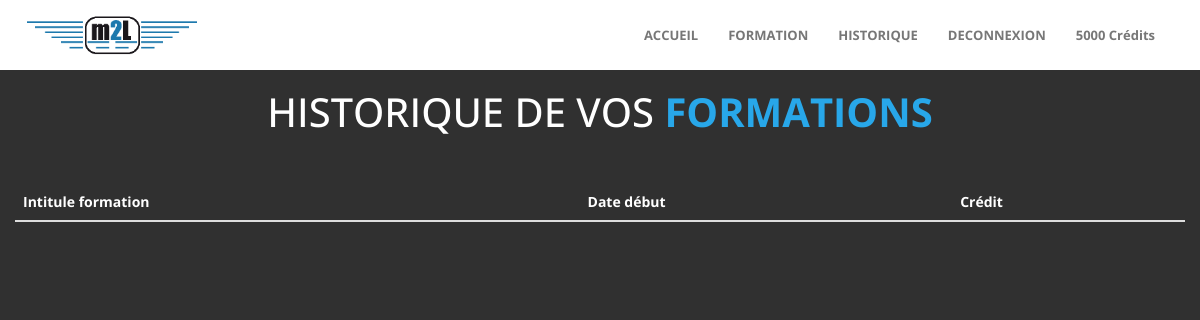
Page /historique (signed in) on the earlier database version.
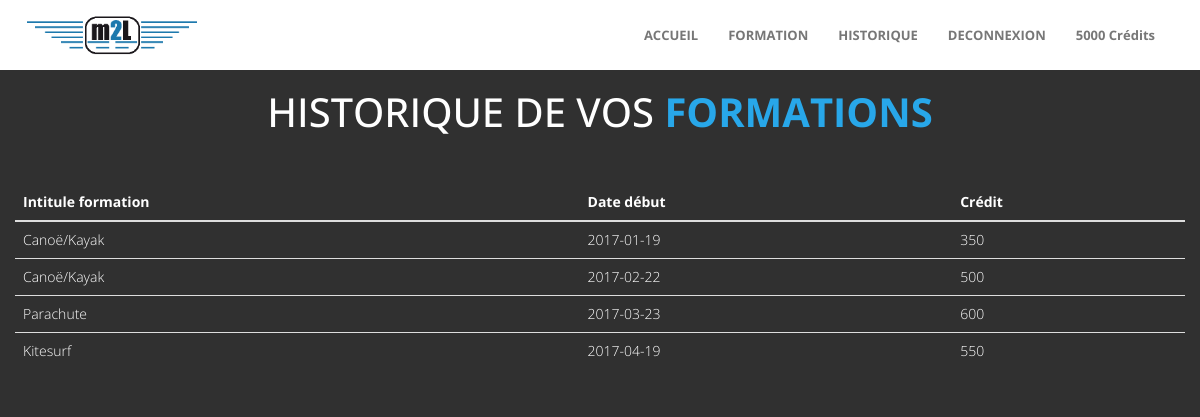
Same page on the later database version.
### tables this page shows
CREATE TABLE `user` (
  `id_s` int(11) NOT NULL,
  `id_chef` int(11) NOT NULL,
  `nom` varchar(255) NOT NULL,
  `prenom` varchar(255) NOT NULL,
  `email` varchar(255) NOT NULL,
  `identifiant` varchar(255) NOT NULL,
  `mdp` varchar(255) NOT NULL,
  `credit` int(11) NOT NULL,
  `nbr_jour` int(11) NOT NULL,
  `chef` tinyint(1) NOT NULL
);

CREATE TABLE `formation` (
  `id_f` int(11) NOT NULL,
  `titre` varchar(255) NOT NULL,
  `duree` int(11) NOT NULL,
  `cout` int(11) NOT NULL,
  `date_debut` date NOT NULL,
  `nb_place` int(11) NOT NULL,
  `contenu` text NOT NULL,
  `lieu` varchar(255) NOT NULL,
  `image` varchar(255) NOT NULL
);

### controllers/historique.php (called while the page is built)
<?php
require "models/historique.php";
require "views/historique.php";
?>

### index.php (called while the page is built, shortened)
<?php
		include "controllers/".$_GET['p'].".php";
		$content = ob_get_contents();
	require "views/layout.php";

### models/historique.php (called while the page is built, shortened)
<?php
function getHistorique()
{
    $bdd = $GLOBALS['bdd'];
    $sql = "SELECT * FROM formation";
    $req = $bdd->query($sql);
return $req;
};
?>

### views/historique.php (the view)
<?php
 if (isset($_SESSION['connecte'])){
?>
<link rel="stylesheet" href="css/style.css">
    <body id="top">
        <div class="container">
            <div class="row">
                <h2 class="wow bounceIn" data-wow-offset="50" data-wow-delay="0.3s">HISTORIQUE DE VOS <span>FORMATIONS</span></h2>
                    <table class="table">
                      <thead class="thead-inverse">
                        <tr>
                          <th>Intitule formation</th>
                          <th>Date début</th>
                          <th>Crédit</th>
                        </tr>
                      </thead>
                      <tbody>
              <?php
                $req = getHistorique();
                while($donnee = $req->fetch())
                {
              ?>
                        <tr>
                          <td scope="row"><?php echo $donnee['titre'] ?></td>
                          <td scope="row"><?php echo $donnee['date_debut'] ?></td>
                          <td scope="row"><?php echo $donnee['cout'] ?></td>
                        </tr>
            <?php
                }
            ?>
    				    </table>
    		</div>
        </div>
    </body>
<?php }
 ?>

### views/layout.php (shortened to what this page needs)
<!DOCTYPE html>
<html lang="en">
	<head>
		<link rel="stylesheet" href="css/animate.min.css">
		<link rel="stylesheet" href="css/bootstrap.min.css">
		<link rel="stylesheet" href="css/font-awesome.min.css">
		<link rel="stylesheet" href="css/style.css">
		<link rel="stylesheet" href="css/templatemo-style.css">
	</head>
	<body id="top">
<?php
try
{
	$bdd = new PDO("mysql:host=localhost;dbname=intranet;charset=utf8","root","",
		array(
			PDO::MYSQL_ATTR_INIT_COMMAND => 'SET NAMES UTF8'
		));
}
catch (Exception $e)
{
	echo "Erreur de connection";
}
if (isset($_SESSION['connecte']) == true) {
	$requete = $bdd->query("SELECT * FROM user WHERE id_s=".$_SESSION['id_s']." ");
	$get_user = $requete->fetch();
	?>
            <nav class="navbar navbar-default templatemo-nav" role="navigation">
            <div class="container">
                <div class="navbar-header">
                    <a href="#" class="navbar-brand"> <img src="images/logo.png" class="img-responsive" style="width: 170px; height=10px; margin-top: -19px;";> </a>
                </div>
                <div class="collapse navbar-collapse">
                    <ul class="nav navbar-nav navbar-right">
                        <li><a href="accueil">ACCUEIL</a></li>
                        <li><a href="formation">FORMATION</a></li>
                        <li><a href="historique">HISTORIQUE</a></li>
                        <li><a href="logout">DECONNEXION</a></li>
                        <li><a href="#"><?= $get_user['credit']; ?><span> Crédits </span></a></li>
                    </ul>
                </div>
            </div>
        </nav>
    <?php }
 ?>
        <div class="class_content">
        <div class="row">
            <?php echo $content;?>
        </div>
        </div>
	</body>
</html>

### css/style.css (style rules this page uses)
td, th { padding: 5px 5px 5px 5xp; !important }

### css/templatemo-style.css (style rules this page uses)
body { background: #303030; color: #ffffff; font-family: 'Open Sans', sans-serif; font-weight: 300; overflow-x: hidden; }
a { color: #47C6F8; }
h2 { text-align: center; font-size: 40px; padding-bottom: 40px; }
h2 span { color: #28a7e9; font-weight: bold; }
.navbar-default { background: #ffffff; border: none; box-shadow: none; margin: 0 !important; }
.navbar-default .navbar-brand { font-weight: 500; font-size: 30px; height: 70px; line-height: 40px; padding: 12px 0px 0px 12px; }
.navbar-default .navbar-nav li a { font-weight: bold; font-size: 13px; height: 70px; line-height: 40px; }
.templatemo-nav { border-radius: 0; width: 100%; z-index: 1000; }

Differences in the rows shown:
added formation: titre "Canoë/Kayak", date_debut "2017-01-19", cout "350"
added formation: titre "Canoë/Kayak", date_debut "2017-02-22", cout "500"
added formation: titre "Parachute", date_debut "2017-03-23", cout "600"
added formation: titre "Kitesurf", date_debut "2017-04-19", cout "550"
